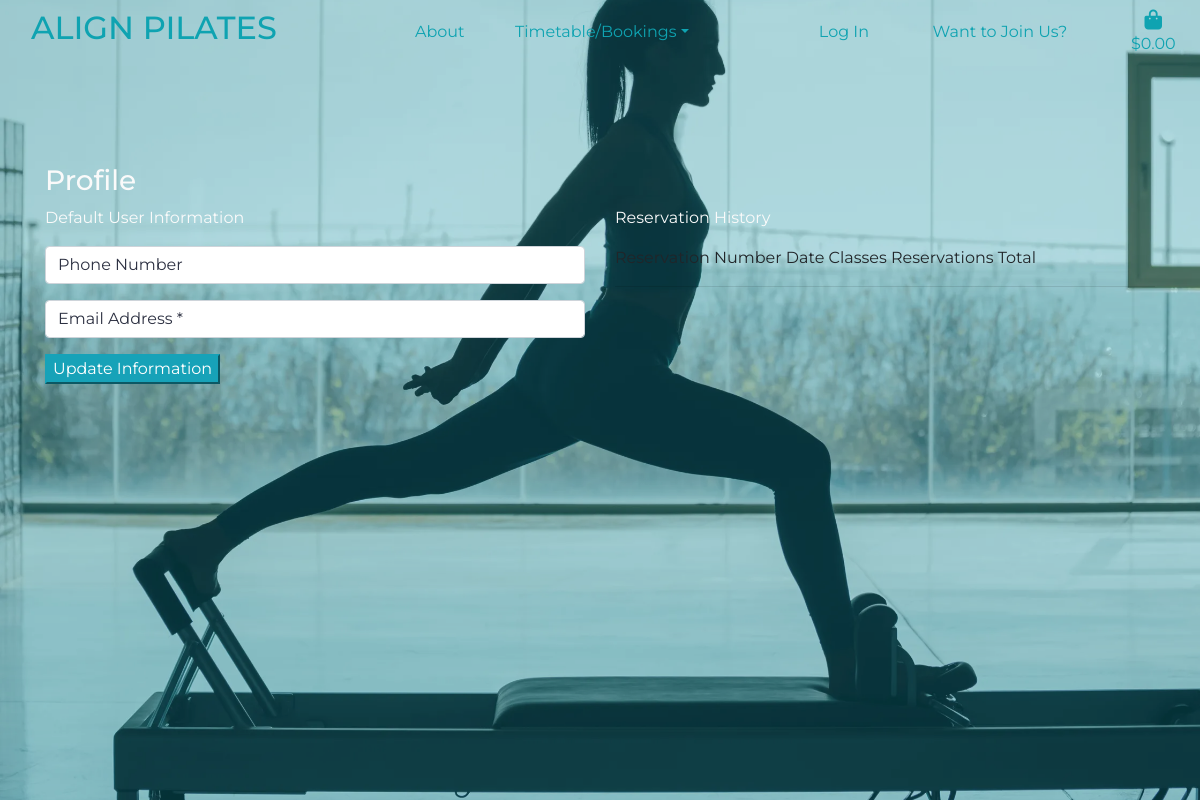
The app's page /profile/ (signed in), older data.
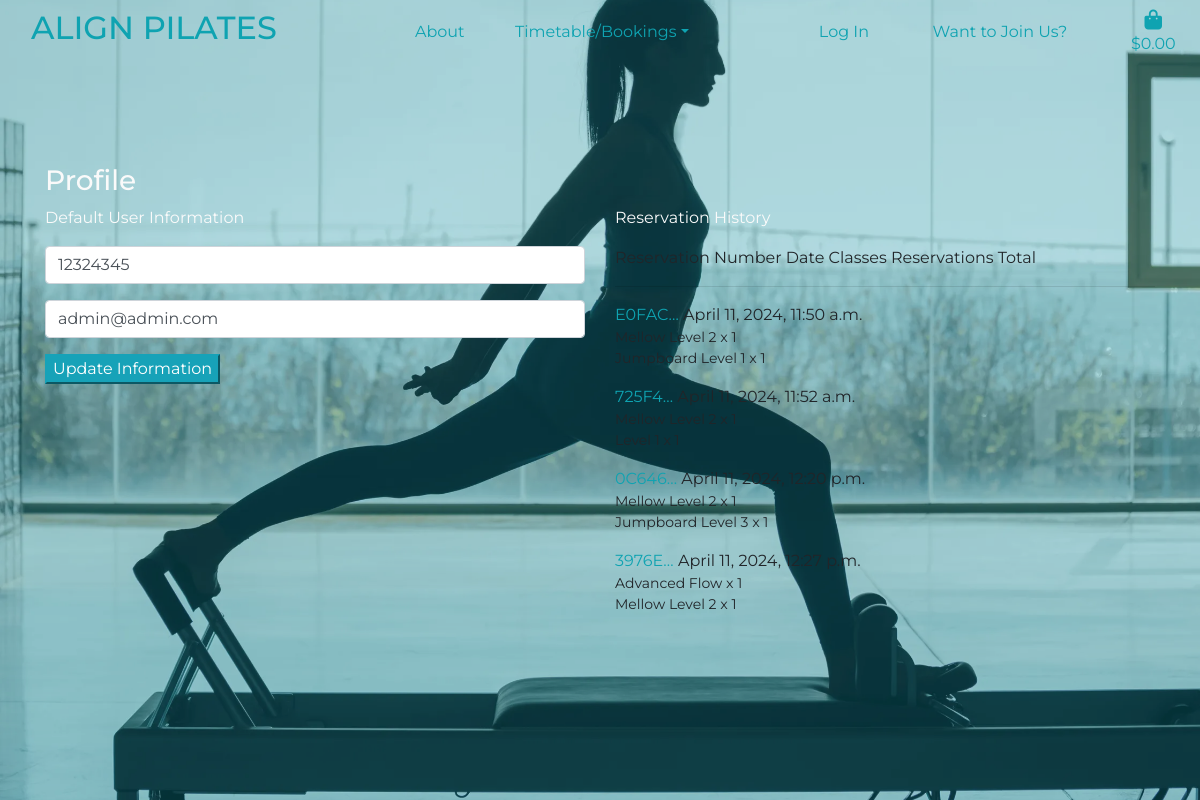
The same page, newer data.
### profiles/models.py (models this page shows, shortened)
class UserProfile(models.Model):
    user = models.OneToOneField(User, on_delete=models.CASCADE)
    default_phone_number = models.CharField(max_length=20, null=True, blank=True)
    email = models.EmailField(max_length=254, null=False, blank=False)

### checkout/models.py (models this page shows, shortened)
class Reservation(models.Model):
    reservation_number = models.CharField(max_length=32, null=False, editable=False)
    user_profile = models.ForeignKey(UserProfile, on_delete=models.SET_NULL, null=True,
                                    blank=True, related_name='reservations')
    full_name = models.CharField(max_length=50, null=False, blank=False)
    email = models.EmailField(max_length=254, null=False, blank=False)
    phone_number = models.CharField(max_length=20, null=False, blank=False)
    date = models.DateTimeField(auto_now_add=True)
    reservation_total = models.DecimalField(max_digits=10, decimal_places=2, null=False, default=0)
    original_basket = models.TextField(null=False, blank=False, default='')
    stripe_pid = models.CharField(max_length=254, null=False, blank=False, default='')

class ReservationLineItem(models.Model):
    reservation = models.ForeignKey(Reservation, null=False, blank=False, on_delete=models.CASCADE, related_name='lineitems')
    class_type = models.ForeignKey(Class_Type, null=False, blank=False, on_delete=models.CASCADE)
    quantity = models.IntegerField(null=False, blank=False, default=1)
    lineitem_total = models.DecimalField(max_digits=6, decimal_places=2, null=False, blank=False, editable=False)

### classes/models.py (models this page shows)
class Class_Type(models.Model):
    name = models.CharField(max_length=254)
    level = models.ForeignKey('Level', null=True, blank=True, on_delete=models.SET_NULL)
    description = models.TextField()
    teacher = models.CharField(max_length=254)
    cost = models.DecimalField(max_digits=4, decimal_places=2)
    time = models.TimeField()
    day = models.CharField(max_length=9)
    rating = models.DecimalField(max_digits=6, decimal_places=2, null=True, blank=True)
    day_number = models.IntegerField(default=1)
    def __str__(self):
        return self.name

### profiles/views.py (the view)
# urls.py: path('profile/', include('profiles.urls')),
def profile(request):
    profile = get_object_or_404(UserProfile, user=request.user)
    if request.method == "POST":
        form = UserProfileForm(request.POST, instance=profile)
        if form.is_valid():
            form.save()
            messages.success(request, 'Profile Updated Successfully!')
    form = UserProfileForm(instance=profile)
    reservations = profile.reservations.all()
    template = 'profiles/profile.html'
    context = {
        'form': form,
        'reservations': reservations,
        'on_profile_page': True,
    }
    return render(request, template, context)

### profiles/forms.py
class UserProfileForm(forms.ModelForm):
    class Meta:
        model = UserProfile
        exclude = ('user',)
    def __init__(self, *args, **kwargs):
        super().__init__(*args, **kwargs)
        placeholders = {
            'full_name': 'Full Name',
            'email': 'Email Address',
            'default_phone_number': 'Phone Number',
        }
        self.fields['default_phone_number'].widget.attrs['autofocus'] = True
        for field in self.fields:
            if self.fields[field].required:
                placeholder = f'{placeholders[field]} *'
            else:
                placeholder = placeholders[field]
            self.fields[field].widget.attrs['placeholder'] = placeholder
            self.fields[field].widget.attrs['class'] = 'profile-form-input'
            self.fields[field].label = False

### basket/contexts.py (called while the page is built, shortened)
def basket_contents(request):
    basket_items = []
    grand_total = 0
    class_count = 0
    cost = 15
    basket = request.session.get('basket', {})
    context = {
        'basket_items': basket_items,
        'grand_total': grand_total,
        'class_count': class_count,
    }
    return context

### profiles/templates/profiles/profile.html (shortened to what this page needs)
{% extends 'base.html' %}
{% load static %}
{% block extra_css %}
    <link rel="stylesheet" href="{% static 'profiles/css/profile.css' %}">
{% endblock %}
{% block page_header %}
    <div class="container header-container">
    </div>
{% endblock %}
{% block content %}
    <div class="overlay"></div>
    <div class="container">
        <div class="row">
            <div class="col">
                <h3>Profile</h3>
            </div>
        </div>
        <div class="row">
            <div class="col-12 col-lg-6">
                <p>Default User Information</p>
                <form action="{% url 'profile' %}" class="mt-3" method="POST" id="profile-update-info-form">
                    {{ form|crispy }}
                    <button class="button btn-info">Update Information</button>
                </form>
            </div>
            <div class="col-12 col-lg-6">
                <p>Reservation History</p>
                <div class="table-responsive reservation-table">
                    <div class="table table-sm">
                        <thead>
                            <tr>
                                <th>Reservation Number</th>
                                <th>Date</th>
                                <th>Classes</th>
                                <th>Reservations Total</th>
                            </tr>
                        </thead>
                        <hr>
                        <tbody>
                            {% for reservation in reservations %}
                                <tr>
                                    <td>
                                        <a href="{% url 'reservation_history' reservation.reservation_number %}"
                                        title="{{ reservation.reservation_number }}">
                                        {{ reservation.reservation_number|truncatechars:6 }}
                                        </a>
                                    </td>
                                    <td>{{ reservation.date }}</td>
                                    <td>
                                        <ul class="list-unstyled">
                                            {% for reservation in reservation.lineitems.all %}
                                                <li class="small">{{ reservation.class_type }} x {{ reservation.quantity }}</li>
                                            {% endfor %}
                                        </ul>
                                    </td>
                                </tr>
                            {% endfor%}
                        </tbody>
                    </div>
                </div>
            </div>
        </div>
    </div>
{% endblock %}

### templates/base.html (shortened to what this page needs)
{% load static %}
<!doctype html>
<html lang="en">
  <head>
    {% block corecss %}
        <link rel="stylesheet" href="https://cdn.jsdelivr.net/npm/bootstrap@4.6.2/dist/css/bootstrap.min.css">
        <link rel="stylesheet" href="{% static 'css/base.css' %}">
    {% endblock %}
    {% block extra_css %}
    {% endblock %}
  </head>
  <body>
    <header class="container-fluid fixed-top">
        {% include 'includes/main-nav.html' %}
    </header>
    {% block page_header %}
    {% endblock %}
    {% block content %}
    {% endblock %}
  </body>
</html>

### templates/includes/main-nav.html (shortened to what this page needs)
<div class="container-fluid fixed-top d-none d-md-block">
    <div class="row">
        <div class="col-12 col-lg-4 my-auto"><a href="{% url 'home' %}" class="nav-link">
        <h2 class="text-uppercase">Align Pilates</h2></a>
        </div>
        <div class="col-3 col-lg-1 my-auto"><a href="">About</a></div>
        <div class="col-3 col-lg-2 my-auto dropdown">
            <a href="{% url 'classes' %}" class="dropdown-toggle" id="options" data-toggle="dropdown" aria-haspopup="true" aria-expanded="false">Timetable/Bookings</a>
        </div>
        <div class="col-3 col-lg-2 my-auto">
        <ul class="list-inline list-unstyled text-center text-lg-right my-0">
            <li class="list-inline-item dropdown">
                <a class="text-black nav-link" href="#" id="options" data-toggle="dropdown" aria-haspopup="true" aria-expanded="false">
                    <div class="text-center">
                        <p class="my-0">Log In</p>
                    </div>
                </a>
        </li>
        </ul>
        </div>
        <div class="col-3 col-lg-2 my-auto">
        <ul class="list-inline list-unstyled text-center text-lg-right my-0">
            <a class="nav-link" href="#" id="options" data-toggle="dropdown" aria-haspopup="true" aria-expanded="false">
            <div class="text-center">
                <p class="my-0">Want to Join Us?</p>
            </div>
            </a>
        </ul>
        </div>
        <div class="col-3 col-lg-1 my-auto">
            <li class="list-inline-item">
                <a class="{% if grand_total %}text-info font-weight-bold{% else %}{% endif %} nav-link" href="{% url 'view_basket' %}">
                    <div class="text-center">
                        <div><i class="fas fa-shopping-bag fa-lg"></i></div>
                        <p class="my-0">
                            {% if grand_total %}
                                ${{ grand_total|floatformat:2 }}
                            {% else %}
                                $0.00
                            {% endif %}
                        </p>
                    </div>
                </a>
            </li>
        </div>
    </div>
</div>

### static/css/base.css (style rules this page uses)
html { height: 100%; }
body { background: url('/media/site-header.webp') no-repeat center center fixed; height: calc(100vh - 164px); background-size: cover; color: #fafafa; font-family: 'Montserrat'; }
.header-container { height: 164px; }
a { color: #0FA3B1; }
.overlay { height: 100%; width: 100%; top: 0; left: 0; position: fixed; background: #0FA3B1; opacity: 0.3; z-index: -1; }

### profiles/static/profiles/css/profile.css (style rules this page uses)
#profile-update-info-form input::placeholder, #profile-update-info-form { color: #2D3142; }
.reservation-table { max-height: 450px; overflow-y: auto; color: #fafafa !important; }

Row changes from the older to the newer data that the page shows:
changed UserProfile: default_phone_number (not shown) → "12324345"; email (not shown) → "admin@admin.com"
added Reservation: reservation_number "E0FAC…", date "April 11, 2024, 11:50 a.m."
added ReservationLineItem: class_type "Mellow Level 2", quantity "1", shown under "E0FAC…"
added ReservationLineItem: class_type "Jumpboard Level 1", quantity "1", shown under "E0FAC…"
added Reservation: reservation_number "725F4…", date "April 11, 2024, 11:52 a.m."
added Reservation: reservation_number "0C646…", date "April 11, 2024, 12:20 p.m."
added ReservationLineItem: class_type "Mellow Level 2", quantity "1", shown under "0C646…"
added ReservationLineItem: class_type "Jumpboard Level 3", quantity "1", shown under "0C646…"
added Reservation: reservation_number "3976E…", date "April 11, 2024, 12:27 p.m."
added ReservationLineItem: class_type "Advanced Flow", quantity "1", shown under "3976E…"
added ReservationLineItem: class_type "Mellow Level 2", quantity "1", shown under "3976E…"
